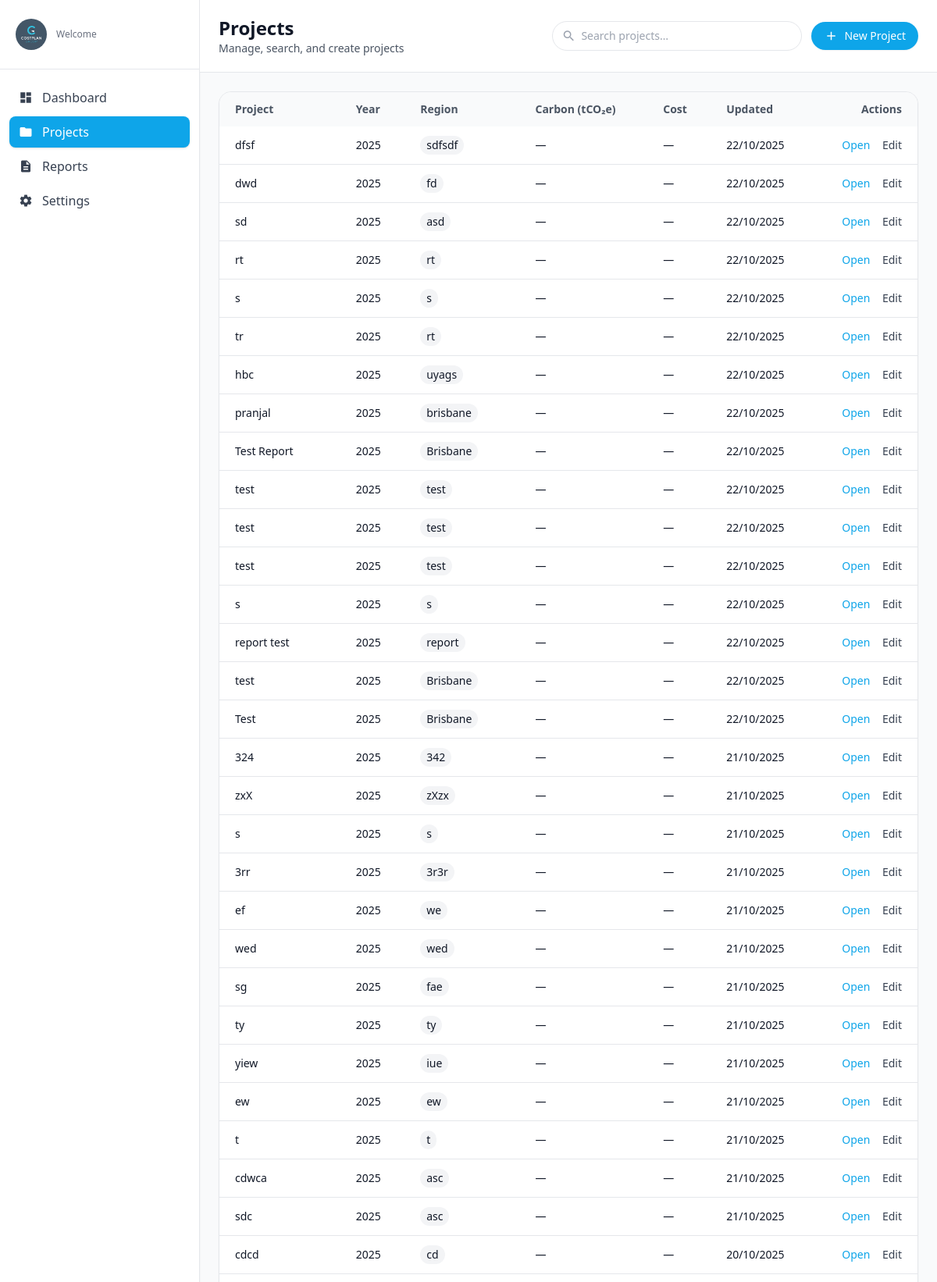
Page /projects/ (signed in, upper part) on the committed database.
### app1/models.py (models this page shows, shortened)
class Metrics(models.Model):
    id = models.AutoField(primary_key=True)
    user = models.ForeignKey(User, on_delete=models.SET_NULL, null=True, blank=True, related_name="metrics")
    project_code = models.CharField(max_length=120, null=True, blank=True)  # Free-form link to a project
    building_type = models.CharField(max_length=120, null=True, blank=True)
    roof_area_m2 = models.DecimalField(max_digits=12, decimal_places=2, null=True, blank=True)
    roof_percent_gifa = models.DecimalField(max_digits=6, decimal_places=2, null=True, blank=True)
    basement_present = models.BooleanField(default=False)
    basement_size_m2 = models.DecimalField(max_digits=12, decimal_places=2, null=True, blank=True)
    basement_percent_gifa = models.DecimalField(max_digits=6, decimal_places=2, null=True, blank=True)
    num_apartments = models.PositiveIntegerField(null=True, blank=True)
    num_keys = models.PositiveIntegerField(null=True, blank=True)
    num_wcs = models.PositiveIntegerField(null=True, blank=True)
    gifa_m2 = models.DecimalField("GIFA (m²)", max_digits=14, decimal_places=2, null=True, blank=True)
    external_wall_area_m2 = models.DecimalField(max_digits=14, decimal_places=2, null=True, blank=True)
    external_openings_m2 = models.DecimalField(max_digits=14, decimal_places=2, null=True, blank=True)
    building_footprint_m2 = models.DecimalField(max_digits=14, decimal_places=2, null=True, blank=True)
    total_budget_aud = models.DecimalField(max_digits=16, decimal_places=2, null=True, blank=True)
    selected_intervention_ids = models.JSONField(default=list, blank=True)  # Store selected intervention IDs
    project_name = models.CharField(max_length=255, null=True, blank=True)
    location = models.CharField(max_length=255, null=True, blank=True)
    created_at = models.DateTimeField(auto_now_add=True)
    updated_at = models.DateTimeField(auto_now=True)
    class Meta:
        db_table = "Metrics"
        indexes = [
            models.Index(fields=["building_type"]),
            models.Index(fields=["project_code"]),
            models.Index(fields=["created_at"]),
        ]

### app1/views.py (the view)
# urls.py: path('projects/', views.projects_view, name='projects'),  # List of projects
@login_required(login_url='login')
def projects_view(request: HttpRequest):
    q = (request.GET.get("q") or "").strip()
    qs = Metrics.objects.all().order_by("-updated_at", "-created_at")
    if q:
        qs = qs.filter(
            Q(project_name__icontains=q)
            | Q(building_type__icontains=q)
            | Q(location__icontains=q)
        )
    return render(request, "projects.html", {"projects": qs, "query": q})

### app1/context_processors.py (called while the page is built)
def theme_context(request):
    current_theme = request.session.get('user_theme', 'light')
    return {
        'current_theme': current_theme,  # Theme used in templates
        'user_theme': current_theme,     # Duplicate key for backward compatibility
    }

### app1/templates/projects.html (shortened to what this page needs)
{% load static %}
{% load humanize %}
<!DOCTYPE html>
<html lang="en">
<head>
  <script src="https://cdn.tailwindcss.com"></script>
</head>
<body class="min-h-screen bg-gray-50 text-gray-900">
  <div class="flex min-h-screen">
    <aside class="w-64 shrink-0 bg-white border-r shadow-sm">
      <div class="px-5 py-6 border-b">
        <div class="flex items-center gap-3">
          <img src="{% static 'images/img4.jpg' %}" alt="Logo" class="w-10 h-10 rounded-full object-cover">
          <div>
            <p class="text-xs text-gray-500">Welcome</p>
          </div>
        </div>
      </div>
      <nav class="px-3 py-4 space-y-1">
        <a href="{% url 'dashboard' %}"
           class="flex items-center gap-3 px-3 py-2 rounded-lg {% if 'dashboard' in request.path %}bg-brand text-white shadow{% else %}text-gray-700 hover:bg-gray-100{% endif %}">
          <span class="material-icons text-[18px]">dashboard</span> Dashboard
        </a>
        <a href="{% url 'projects' %}"
           class="flex items-center gap-3 px-3 py-2 rounded-lg {% if 'projects' in request.path %}bg-brand text-white shadow{% else %}text-gray-700 hover:bg-gray-100{% endif %}">
          <span class="material-icons text-[18px]">folder</span> Projects
        </a>
        <a href="{% url 'reports' %}" class="flex items-center gap-3 px-3 py-2 rounded-lg text-gray-700 hover:bg-gray-100">
          <span class="material-icons text-[18px]">description</span> Reports
        </a>
        <a href="{% url 'settings' %}" class="flex items-center gap-3 px-3 py-2 rounded-lg text-gray-700 hover:bg-gray-100">
          <span class="material-icons text-[18px]">settings</span> Settings
        </a>
      </nav>
    </aside>
    <main class="flex-1">
      <header class="bg-white border-b">
        <div class="max-w-7xl mx-auto px-6 py-5">
          <div class="flex flex-col gap-4 md:flex-row md:items-center md:justify-between">
            <div>
              <h1 class="text-2xl font-semibold">Projects</h1>
              <p class="text-sm text-gray-600">Manage, search, and create projects</p>
            </div>
            <div class="flex items-center gap-3 w-full md:w-auto">
              <div class="relative flex-1 md:w-80">
                <span class="material-icons absolute left-3 top-1/2 -translate-y-1/2 text-gray-400 text-[18px]">search</span>
                <input id="searchProjects" type="text" placeholder="Search projects…"
                       class="w-full rounded-full border pl-9 pr-3 py-2 text-sm bg-white focus:outline-none focus:ring-2 focus:ring-brand/30 focus:border-brand">
              </div>
              <a href="{% url 'create_project' %}"
                 class="inline-flex items-center gap-2 rounded-full bg-brand px-4 py-2 text-white text-sm font-medium shadow-sm hover:bg-brand-600">
                <span class="material-icons text-[18px]">add</span> New Project
              </a>
            </div>
          </div>
        </div>
      </header>
      <div class="max-w-7xl mx-auto px-6 py-6">
        <section class="bg-white border rounded-2xl shadow-sm overflow-x-auto">
          <table class="min-w-full text-sm">
            <thead class="bg-gray-50 text-gray-600">
              <tr>
                <th class="text-left px-5 py-3">Project</th>
                <th class="text-left px-5 py-3">Year</th>
                <th class="text-left px-5 py-3">Region</th>
                <th class="text-left px-5 py-3">Carbon (tCO₂e)</th>
                <th class="text-left px-5 py-3">Cost</th>
                <th class="text-left px-5 py-3">Updated</th>
                <th class="text-right px-5 py-3">Actions</th>
              </tr>
            </thead>
            <tbody id="projectRows" class="divide-y">
              {% for p in projects %}
              <tr class="hover:bg-gray-50" data-name="{{ p.project_name|default_if_none:'' }}">
                <td class="px-5 py-3 font-medium">
                  <a href="{% url 'project_detail' p.id %}" class="hover:underline">
                    {% if p.project_name %}{{ p.project_name }}{% else %}Project #{{ p.id }}{% endif %}
                  </a>
                </td>
                <td class="px-5 py-3">
                  {% if p.updated_at %}{{ p.updated_at|date:"Y" }}
                  {% elif p.created_at %}{{ p.created_at|date:"Y" }}
                  {% else %}—{% endif %}
                </td>
                <td class="px-5 py-3">
                  <span class="inline-flex items-center rounded-full bg-gray-100 px-2 py-0.5">
                    {{ p.location|default:"—" }}
                  </span>
                </td>
                <td class="px-5 py-3">—</td>
                <td class="px-5 py-3">
                  {% if p.estimated_auto_budget_aud %}
                    ${{ p.estimated_auto_budget_aud|floatformat:0|intcomma }}
                  {% else %}—{% endif %}
                </td>
                <td class="px-5 py-3">
                  {% if p.updated_at %}{{ p.updated_at|date:"d/m/Y" }}
                  {% elif p.created_at %}{{ p.created_at|date:"d/m/Y" }}
                  {% else %}—{% endif %}
                </td>
                <td class="px-5 py-3 space-x-3 text-right">
                  <a href="{% url 'project_detail' p.id %}" class="text-brand hover:text-brand-700">Open</a>
                  <a href="{% url 'project_detail' p.id %}?edit=1" class="text-gray-700 hover:text-gray-900">Edit</a>
                </td>
              </tr>
              {% empty %}
              <tr>
                <td colspan="7" class="px-5 py-6 text-gray-500">No projects found.</td>
              </tr>
              {% endfor %}
            </tbody>
          </table>
        </section>
      </div>
    </main>
  </div>
</body>
</html>

### rows in the picture
Metrics: project_name "dfsf", updated_at "2025", location "sdfsdf", updated_at "22/10/2025"
Metrics: project_name "dwd", updated_at "2025", location "fd", updated_at "22/10/2025"
Metrics: project_name "sd", updated_at "2025", location "asd", updated_at "22/10/2025"
Metrics: project_name "rt", updated_at "2025", location "rt", updated_at "22/10/2025"
Metrics: project_name "s", updated_at "2025", location "s", updated_at "22/10/2025"
Metrics: project_name "tr", updated_at "2025", location "rt", updated_at "22/10/2025"
Metrics: project_name "hbc", updated_at "2025", location "uyags", updated_at "22/10/2025"
Metrics: project_name "pranjal", updated_at "2025", location "brisbane", updated_at "22/10/2025"
Metrics: project_name "Test Report", updated_at "2025", location "Brisbane", updated_at "22/10/2025"
Metrics: project_name "test", updated_at "2025", location "test", updated_at "22/10/2025"
Metrics: project_name "test", updated_at "2025", location "test", updated_at "22/10/2025"
Metrics: project_name "test", updated_at "2025", location "test", updated_at "22/10/2025"
Metrics: project_name "s", updated_at "2025", location "s", updated_at "22/10/2025"
Metrics: project_name "report test", updated_at "2025", location "report", updated_at "22/10/2025"
Metrics: project_name "test", updated_at "2025", location "Brisbane", updated_at "22/10/2025"
Metrics: project_name "Test", updated_at "2025", location "Brisbane", updated_at "22/10/2025"
Metrics: project_name "324", updated_at "2025", location "342", updated_at "21/10/2025"
Metrics: project_name "zxX", updated_at "2025", location "zXzx", updated_at "21/10/2025"
Metrics: project_name "s", updated_at "2025", location "s", updated_at "21/10/2025"
Metrics: project_name "3rr", updated_at "2025", location "3r3r", updated_at "21/10/2025"
Metrics: project_name "ef", updated_at "2025", location "we", updated_at "21/10/2025"
Metrics: project_name "wed", updated_at "2025", location "wed", updated_at "21/10/2025"
Metrics: project_name "sg", updated_at "2025", location "fae", updated_at "21/10/2025"
Metrics: project_name "ty", updated_at "2025", location "ty", updated_at "21/10/2025"
Metrics: project_name "yiew", updated_at "2025", location "iue", updated_at "21/10/2025"
Metrics: project_name "ew", updated_at "2025", location "ew", updated_at "21/10/2025"
Metrics: project_name "t", updated_at "2025", location "t", updated_at "21/10/2025"
Metrics: project_name "cdwca", updated_at "2025", location "asc", updated_at "21/10/2025"
Metrics: project_name "sdc", updated_at "2025", location "asc", updated_at "21/10/2025"
Metrics: project_name "cdcd", updated_at "2025", location "cd", updated_at "20/10/2025"
